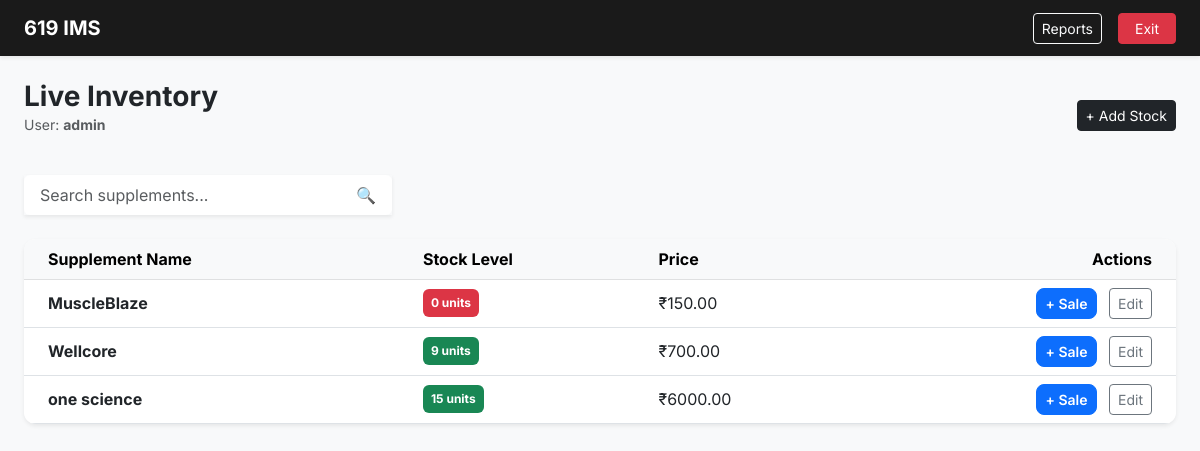
The page / (signed in) on the database its author committed.
### supplements/models.py (models this page shows, shortened)
class Supplement(models.Model):
    name = models.CharField(max_length=200)
    category = models.CharField(max_length=100, choices=[('Protein', 'Protein'), ('Creatine', 'Creatine'), ('Bars', 'Bars'), ('Pre-workout', 'Pre-workout')])
    stock_quantity = models.IntegerField(default=0)
    purchase_price = models.DecimalField(max_digits=10, decimal_places=2)
    selling_price = models.DecimalField(max_digits=10, decimal_places=2)

### supplements/views.py (the view)
# urls.py: 2. Add a URL to urlpatterns:  path('', views.home, name='home')
@login_required
def home(request):
    query = request.GET.get('q')
    items = Supplement.objects.all()
    if query:
        items = items.filter(name__icontains=query)
    low_stock = items.filter(stock_quantity__lt=5).count()
    context = {
        'supplements': items,
        'low_stock_count': low_stock,
        'query': query, # We pass this back to keep the text in the search bar
    }
    return render(request, 'supplements/home.html', context)

### supplements/templates/supplements/home.html (shortened to what this page needs)
{% extends "base.html" %}
{% block content %}
<div class="container-fluid px-4">
    <div class="row mb-4 align-items-center">
        <div class="col">
            <h1 class="h3 fw-bold mb-0">Live Inventory</h1>
            <p class="text-muted small">User: <strong>{{ user.username }}</strong></p>
        </div>
        <div class="col-auto">
            <a href="{% url 'admin:supplements_supplement_add' %}" class="btn btn-dark btn-sm">+ Add Stock</a>
        </div>
    </div>
    <div class="row mb-4">
        <div class="col-md-6 col-lg-4">
            <form method="GET" action="{% url 'home' %}" class="input-group shadow-sm">
                <input
                    type="text"
                    name="q"
                    class="form-control border-0 py-2 ps-3"
                    placeholder="Search supplements..."
                    value="{{ query|default:'' }}"
                >
                <button class="btn btn-white bg-white border-0 text-primary px-3" type="submit">
                    🔍
                </button>
            </form>
        </div>
    </div>
    <div class="d-none d-lg-block card shadow-sm overflow-hidden">
        <table class="table table-hover align-middle mb-0">
            <thead class="table-light">
                <tr>
                    <th class="ps-4">Supplement Name</th>
                    <th>Stock Level</th>
                    <th>Price</th>
                    <th class="text-end pe-4">Actions</th>
                </tr>
            </thead>
            <tbody>
                {% for item in supplements %}
                <tr>
                    <td class="ps-4"><strong>{{ item.name }}</strong></td>
                    <td>
                        <span class="badge {% if item.stock_quantity < 5 %}bg-danger{% else %}bg-success{% endif %} p-2">
                            {{ item.stock_quantity }} units
                        </span>
                    </td>
                    <td>₹{{ item.selling_price }}</td>
                    <td class="text-end pe-4">
                        <a href="{% url 'admin:supplements_sale_add' %}?supplement={{ item.id }}" class="btn btn-primary btn-sm me-2">+ Sale</a>
                        <a href="{% url 'admin:supplements_supplement_change' item.id %}" class="btn btn-outline-secondary btn-sm">Edit</a>
                    </td>
                </tr>
                {% endfor %}
            </tbody>
        </table>
    </div>
</div>
{% endblock %}

### templates/base.html (style rules this page uses)
body { font-family: 'Inter', sans-serif; background-color: #f8f9fa; padding-bottom: 60px; }
.card { border-radius: 12px; border: none; }
.btn-primary { border-radius: 8px; font-weight: 600; }

### rows shown on the page
Supplement: name "MuscleBlaze", stock_quantity "0", selling_price "150.00"
Supplement: name "Wellcore", stock_quantity "9", selling_price "700.00"
Supplement: name "one science", stock_quantity "15", selling_price "6000.00"

### other values the page prints
{{ user.username }} "admin"
